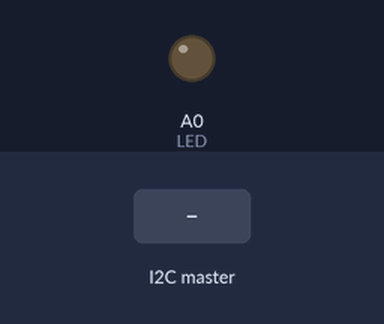
Recording of a sketch running on a simulated Arduino Uno, built with avr-gcc and run on an emulated ATmega328P. Shown: output pins drawn as LEDs (lit = HIGH). Inputs (shaded band) come from the test bench.

Above: at 1.2 s.
1.3 s: the I2C master sends "H"
At 2.5 s:
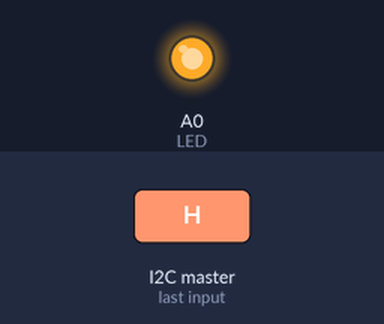
2.8 s: the I2C master sends "L"
At 3.6 s:
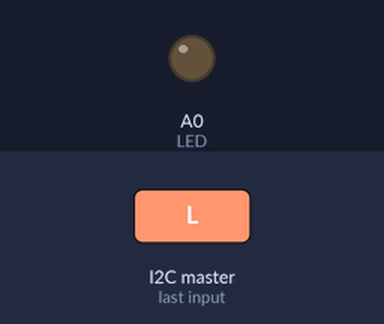
Timing chart, 0 to 5.8 s (numbered marks = the images above; inputs shaded):
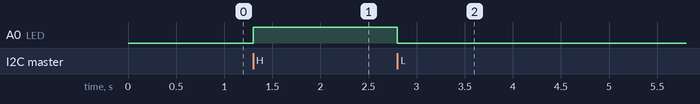

The sketch:

I2CSlave.ino
```cpp
#include <Wire.h>

#define LED A0
#define ARDUINO_I2C_ADDR 6

void setup()
{
  Wire.begin(ARDUINO_I2C_ADDR);
  Wire.onReceive(receiveEvent);
  pinMode(LED,OUTPUT);
  digitalWrite(LED,LOW);
}

void loop()
{
}

void receiveEvent()
{
  while(Wire.available())
  {
    char c = Wire.read();

    if(c == 'H')
    {
      digitalWrite(LED,HIGH);
    }
    else if(c == 'L')
    {
      digitalWrite(LED,LOW);
    }
  }
}
```

Measured:
- after the input at 1.3 s, A0 (LED): LOW → HIGH at once
- after the input at 2.8 s, A0 (LED): HIGH → LOW at once
